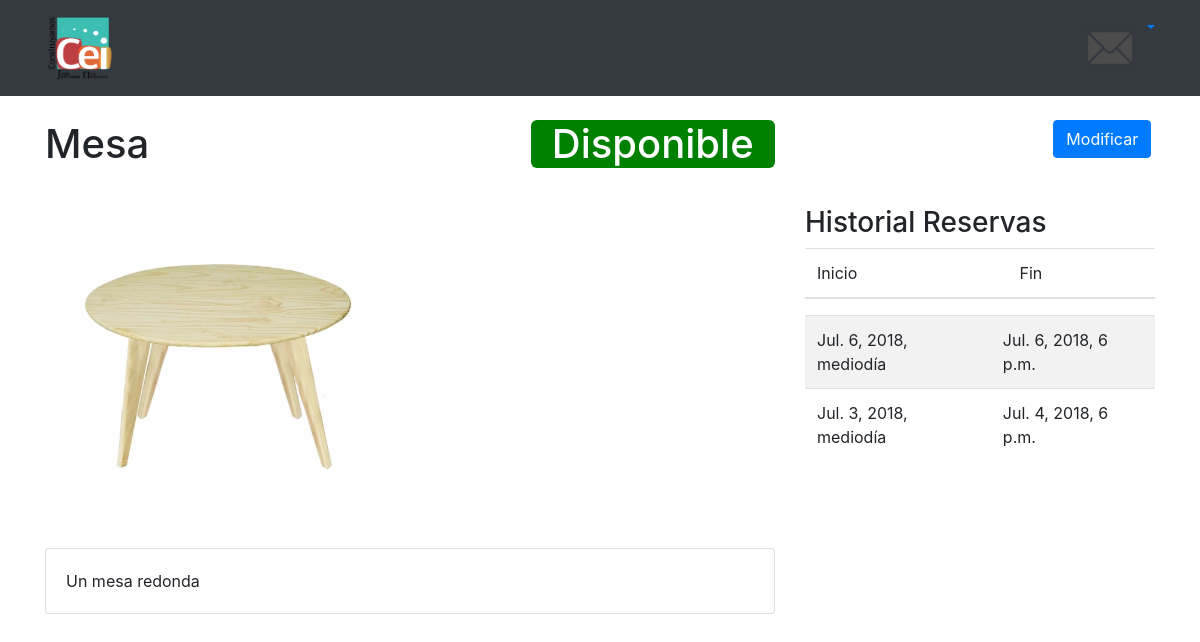
The page /articulos/1/ (signed in) on the database as committed earlier.
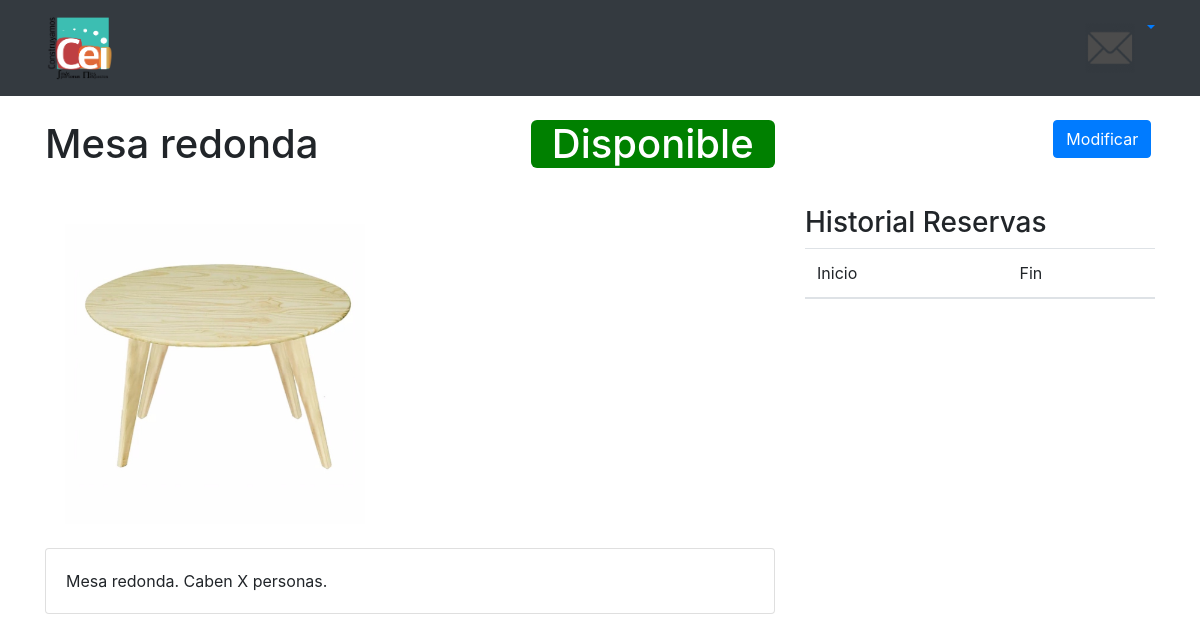
The same page on the database as committed later.
### articulos/models.py (models this page shows, shortened)
class Articulos(models.Model):
    ESTADOS_ART = ((1, 'Disponible'), (2, 'Prestado'), (3, 'Reparación'), (4, 'Perdido'))
    estado_articulo = models.IntegerField(choices=ESTADOS_ART, default=1)
    nombre_articulo = models.CharField(max_length=200)
    descripcion_articulo = models.CharField(max_length=1500)
    foto_articulo = models.ImageField(upload_to='uploads/fotos_articulos')

### reservas/models.py (models this page shows, shortened)
class ReservaArticulo(models.Model):
    articulo = models.ForeignKey(Articulos, on_delete=models.CASCADE)
    perfil = models.ForeignKey(Perfil, on_delete=models.CASCADE)
    inicio = models.DateTimeField()
    final = models.DateTimeField()
    ESTADOS_RES = ((1, 'Pendiente'), (2, 'Entregado'), (3, 'Rechazado'))
    estado_reserva = models.IntegerField(choices=ESTADOS_RES, default=1)

### articulos/views.py (the view, shortened to what this page needs)
# urls.py: path('articulos/<int:id_articulo>/', views.id_articulo, name='id_articulo'),
def id_articulo(request, id_articulo):
    if not request.user.is_authenticated:
        return redirect('/home/')
    else:
        perfil = Perfil.objects.get(correo=request.user.id)
        articulo = Articulos.objects.get(pk=id_articulo)
        reservas = ReservaArticulo.objects.filter(articulo=articulo, final__lt=timezone.make_aware(datetime.now(), timezone.get_current_timezone()))
        lista_reservas=list(reservas)
        lista_reservas.sort(key=lambda x: x.final, reverse=True)
        lista_reservas = lista_reservas[:10]
        if request.user.is_superuser:
            context = {'articulo': articulo, 'perfil': perfil, 'lista_reservas': lista_reservas}
            return render(request, 'articulos/vista_articulos_admin.html', context)

### templates/articulos/vista_articulos_admin.html (shortened to what this page needs)
{% extends "Layouts/GeneralLayout.html" %}
{% load static %}
{% load bootstrap4 %}
{% block cabeza %}
    <link rel="stylesheet" href="{% static 'css/reset.css' %}">
    <link rel="stylesheet" href="{% static 'css/style.css' %}">
{% endblock %}
{% block content %}
    <div class="container">
        <div class="row">
            <div class="col-8">
                <h1><span class="pull-left">{{ articulo.nombre_articulo }}
                </span> &nbsp <span class="{{ articulo.get_estado_articulo_display }}">
                    &nbsp {{ articulo.get_estado_articulo_display }} &nbsp</span></h1>
                <br/>
                <br/>
                <img style="margin-left: 20px; max-height: 300px;max-width: 500px;" class="img-fluid" src={{ articulo.foto_articulo.url }}/>
                <br/>
                <br/>
                <div class="card">
                    <div class="card-body">
                        {{ articulo.descripcion_articulo }}
                    </div>
                </div>
            </div>
            <div class="col-4">
                <div class="col-4 ml-auto">
                    <a class="btn btn-primary" href="edit" role="button">Modificar</a>
                </div>
                <br/>
                <br/>
                <h3>Historial Reservas</h3>
                <table class="table table-striped">
                    <thead>
                    <tr>
                        <th scope="col">Inicio</th>
                        <th scope="col">Fin</th>
                    </tr>
                    </thead>
                </table>
                <div class="bodycontainer scrollable">
                <table class="table table-hover table-striped table-condensed">
                    <tbody>
                    {% for reserva in lista_reservas %}
                        <tr>
                            <td>{{ reserva.inicio }}</td>
                            <td>{{ reserva.final }}</td>
                        </tr>
                    {% endfor %}
                    </tbody>
                </table>
                </div>
            </div>
        </div>
    </div>
{% endblock %}

Rows that differ between the two databases and show on the page:
removed ReservaArticulo: inicio "Jul. 6, 2018, mediodía", final "Jul. 6, 2018, 6 p.m."
removed ReservaArticulo: inicio "Jul. 3, 2018, mediodía", final "Jul. 4, 2018, 6 p.m."
changed Articulos "Disponible": nombre_articulo "Mesa" → "Mesa redonda"; descripcion_articulo "Un mesa redonda" → "Mesa redonda. Caben X personas."
